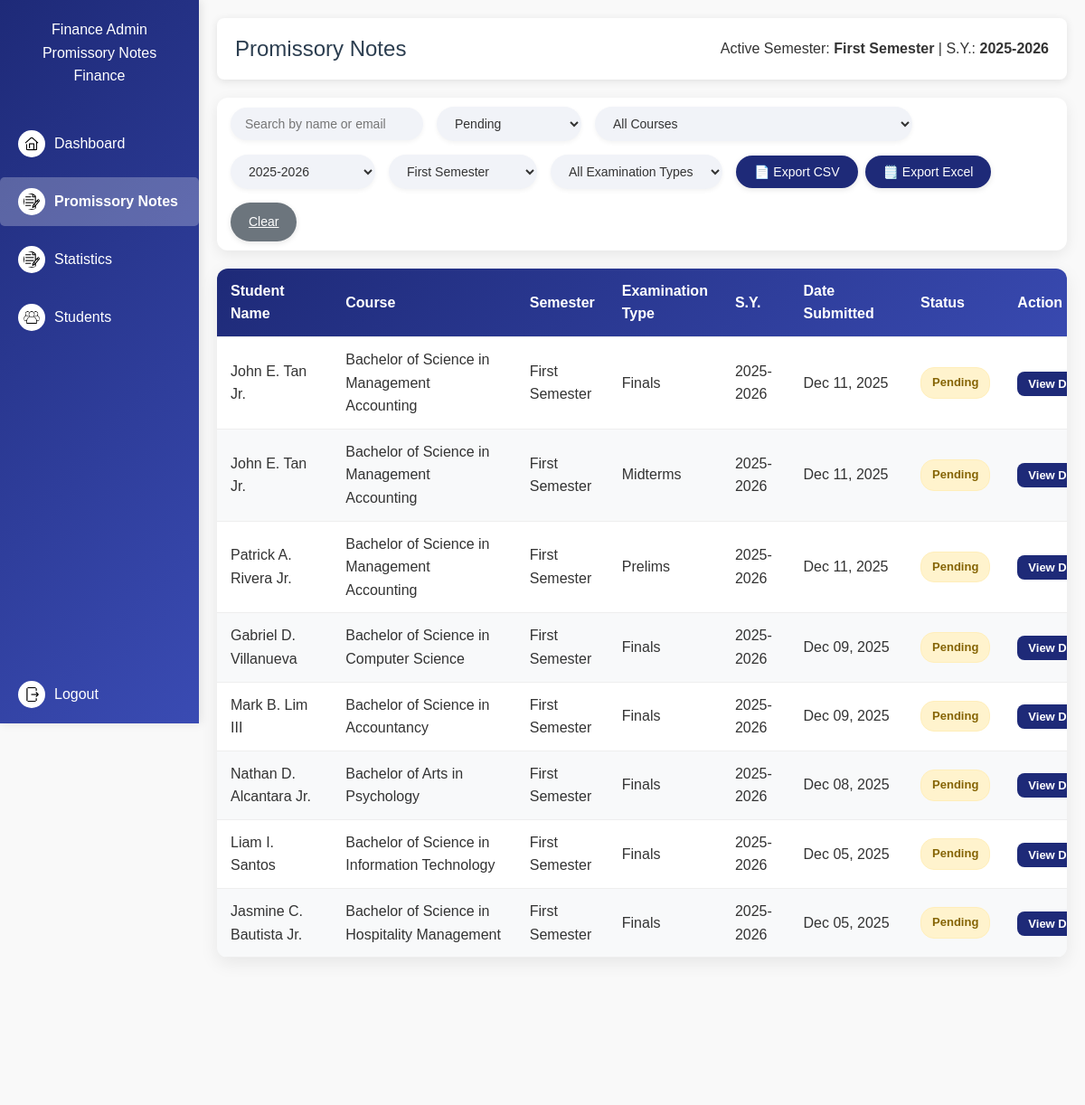
The app's page /finance/promissory-notes (signed in) with its own data.
### models.py (models this page shows, shortened)
class ActiveSettings(db.Model):
    id = db.Column(db.Integer, primary_key=True)
    active_semester = db.Column(db.String(50), default="Not Set")
    active_school_year = db.Column(db.String(20), default="Not Set")
    updated_at = db.Column(
        db.DateTime, default=datetime.utcnow, onupdate=datetime.utcnow)

class PromissoryRequest(db.Model):
    id = db.Column(db.Integer, primary_key=True)
    student_id = db.Column(db.Integer, db.ForeignKey(
        'account.id'), nullable=False)
    student = db.relationship("Account", backref="promissory_requests")
    year_level = db.Column(db.String(20), nullable=False)
    course = db.Column(db.String(100), nullable=False)
    email = db.Column(db.String(100), nullable=False)
    reason_text = db.Column(db.Text)
    reason_doc = db.Column(db.String(255))
    valid_id = db.Column(db.String(255))
    semester_type = db.Column(db.String(50))
    semester = db.Column(db.String(50))
    school_year = db.Column(db.String(20))
    status = db.Column(db.String(20), default="Pending")
    comments = db.Column(db.Text)
    requested_at = db.Column(db.DateTime, default=datetime.utcnow)

class Account(db.Model):
    id = db.Column(db.Integer, primary_key=True, autoincrement=True)
    first_name = db.Column(db.String(50), nullable=False)
    middle_name = db.Column(db.String(50))
    last_name = db.Column(db.String(50), nullable=False)
    suffix = db.Column(db.String(10))
    email = db.Column(db.String(100), unique=True, nullable=False)
    _role = db.Column("role", db.String(20), nullable=False)
    _status = db.Column("status", db.String(20), nullable=False)
    password_hash = db.Column(db.String(255), nullable=False)
    plain_password = db.Column(db.String(100), nullable=False)
    year_level = db.Column(db.String(20))
    course = db.Column(db.String(100))
    @property
    def role(self):
        return self._role
    @role.setter
    def role(self, value):
        self._role = value.capitalize() if value else value
    @property
    def status(self):
        return self._status
    @status.setter
    def status(self, value):
        self._status = value.capitalize() if value else value

### finance_routes.py (the view, shortened to what this page needs)
@finance_bp.route("/promissory-notes")
@require_role("Finance")
def promissory_notes():
    active_semester, active_school_year = get_active_settings()
    all_courses = [c.name for c in ActiveCourse.query.order_by(
        ActiveCourse.name).all()]
    all_semesters = [s[0] for s in db.session.query(
        PromissoryRequest.semester).distinct()]
    all_semester_types = [s[0] for s in db.session.query(
        PromissoryRequest.semester_type).distinct()]
    all_school_years = [sy[0] for sy in db.session.query(
        PromissoryRequest.school_year).distinct().order_by(PromissoryRequest.school_year.desc())]
    search = request.args.get("search", "").strip()
    status_filter = request.args.get("status", "Pending").capitalize()
    semester_filter = request.args.get("semester", active_semester)
    semester_type_filter = request.args.get("semester_type", "")
    school_year_filter = request.args.get("school_year", active_school_year)
    course_filter = request.args.get("course", "")
    export_format = request.args.get("export")
    page = request.args.get("page", 1, type=int)
    per_page = 8
    query = PromissoryRequest.query.join(
        Account, PromissoryRequest.student_id == Account.id)
    if status_filter != "All":
        query = query.filter(PromissoryRequest.status == status_filter)
    if semester_filter:
        query = query.filter(PromissoryRequest.semester == semester_filter)
    if semester_type_filter:
        query = query.filter(
            PromissoryRequest.semester_type == semester_type_filter)
    if school_year_filter:
        query = query.filter(
            PromissoryRequest.school_year == school_year_filter)
    if course_filter:
        query = query.filter(PromissoryRequest.course == course_filter)
    results = query.options(joinedload(PromissoryRequest.student))\
                   .order_by(PromissoryRequest.requested_at.desc()).all()
    query = query.options(joinedload(PromissoryRequest.student))\
             .order_by(PromissoryRequest.requested_at.desc())
    if export_format in ["csv", "excel"]:
        return export_promissory_requests(results, export_format)
    pagination = query.paginate(page=page, per_page=per_page, error_out=False)
    return render_template(
        "finance/promissory_notes.html",
        promissory_requests=pagination.items,
        finance_user=session.get("user_name", "Finance User"),
        search=search,
        status_filter=status_filter,
        selected_semester=semester_filter,
        selected_semester_type=semester_type_filter,
        selected_school_year=school_year_filter,
        selected_course=course_filter,
        all_courses=all_courses,
        all_semesters=all_semesters,
        all_semester_types=all_semester_types,
        all_school_years=all_school_years,
        active_semester=active_semester,
        active_school_year=active_school_year,
        pagination=pagination,
        total_pages=pagination.pages
    )

### app.py (called while the page is built)
@app.before_request
def protect_admin_routes():
    if request.path.startswith("/admin"):
        if "user_id" not in session or session.get("role") != "Admin":
            flash("Admin access required.", "danger")
            return redirect(url_for("login"))

### finance_routes.py (called while the page is built)
def require_role(role=None):
    def wrapper(func):
        @wraps(func)
        def decorated_function(*args, **kwargs):
            if "user_id" not in session:
                flash("Please log in first.", "warning")
                return redirect(url_for("login"))
            if role and session.get("role") != role:
                flash("Access denied.", "danger")
                return redirect(url_for("login"))
            return func(*args, **kwargs)
        return decorated_function
    return wrapper

def get_active_settings():
    settings = ActiveSettings.query.first()
    return (
        settings.active_semester if settings else "Not Set",
        settings.active_school_year if settings else "Not Set"
    )

### templates/finance/promissory_notes.html (shortened to what this page needs)
<!DOCTYPE html>
<html lang="en">
<head>
</head>
<body>
  <nav class="sidebar" id="sidebar">
    <h2>{{ finance_user }}<br>Promissory Notes <br>Finance</h2>
    {% set links = [
    ('finance.dashboard', 'Dashboard', 'dashboard.png'),
    ('finance.promissory_notes', 'Promissory Notes', 'notes.png'),
    ('finance.all_promissory', 'Statistics', 'notes.png'),
    ('finance.students_promissory', 'Students', 'students.png')
    ] %}
    {% for endpoint, text, icon in links %}
    <a href="{{ url_for(endpoint) }}" class="{% if request.endpoint == endpoint %}active{% endif %}">
      <img src="{{ url_for('static', filename='images/' + icon) }}" class="icon"> {{ text }}
    </a>
    {% endfor %}
    <a href="{{ url_for('finance.logout') }}" class="logout-btn">
      <img src="{{ url_for('static', filename='images/logout.png') }}" class="icon"> Logout
    </a>
  </nav>
  <main class="main-content">
    <header class="header">
      <h2>Promissory Notes</h2>
      <div>Active Semester: <strong>{{ active_semester }}</strong> | S.Y.: <strong>{{ active_school_year }}</strong>
      </div>
    </header>
    <form method="GET" class="filters">
      <input type="text" name="search" placeholder="Search by name or email" value="{{ search }}" autocomplete="off">
      <select name="status">
        {% for s in ['Pending','Approved','Rejected','All'] %}
        <option value="{{ s }}" {% if status_filter==s or (not status_filter and s=='Pending' ) %}selected{% endif %}>{{
          s if s != 'All' else 'All Status' }}</option>
        {% endfor %}
      </select>
      <select name="course">
        <option value="">All Courses</option>
      </select>
      <select name="school_year">
        {% for sy in all_school_years %}
        <option value="{{ sy }}" {% if selected_school_year==sy %}selected{% endif %}>{{ sy }}</option>
        {% endfor %}
      </select>
      <select name="semester">
        {% for sem in all_semesters %}
        <option value="{{ sem }}" {% if selected_semester==sem %}selected{% endif %}>{{ sem }}</option>
        {% endfor %}
      </select>
      <select name="semester_type">
        <option value="" {% if not selected_semester_type %}selected{% endif %}>All Examination Types</option>
      </select>
      <div class="export-buttons">
        <button type="button" class="btn btn-primary"
          onclick="window.location='?export=csv&search={{ search }}&semester={{ selected_semester }}&semester_type={{ selected_semester_type }}&school_year={{ selected_school_year }}&course={{ selected_course }}&status={{ status_filter }}'">
          📄 Export CSV
        </button>
        <button type="button" class="btn btn-primary"
          onclick="window.location='?export=excel&search={{ search }}&semester={{ selected_semester }}&semester_type={{ selected_semester_type }}&school_year={{ selected_school_year }}&course={{ selected_course }}&status={{ status_filter }}'">
          🗒️ Export Excel
        </button>
      </div>
      <a href="{{ url_for('finance.promissory_notes') }}" class="btn btn-clear">Clear</a>
    </form>
    <div class="table-container">
      <table class="fixed-table">
        <thead>
          <tr>
            <th style="width: 150px;">Student Name</th>
            <th style="width: 280px;">Course</th>
            <th style="width: 100px;">Semester</th>
            <th style="width: 120px;">Examination Type</th>
            <th style="width: 80px;">S.Y.</th>
            <th style="width: 150px;">Date Submitted</th>
            <th style="width: 100px;">Status</th>
            <th style="width: 100px;">Action</th>
          </tr>
        </thead>
        <tbody>
          {% if promissory_requests %}
          {% for req in promissory_requests %}
          <tr>
            <td>{{ req.student.first_name }} {{ req.student.middle_name or '' }} {{ req.student.last_name }} {{
              req.student.suffix or '' }}</td>
            <td>{{ req.course }}</td>
            <td>{{ req.semester or 'N/A' }}</td>
            <td>{{ req.semester_type or 'N/A' }}</td>
            <td>{{ req.school_year or 'N/A' }}</td>
            <td>{{ req.requested_at.strftime('%b %d, %Y') }}</td>
            <td><span class="status {{ req.status|lower }}">{{ req.status }}</span></td>
            <td><a href="{{ url_for('finance.view_promissory', promissory_id=req.id) }}" class="btn-view">View
                Details</a></td>
          </tr>
          {% endfor %}
          {% else %}
          <tr>
            <td colspan="8" class="no-data">No promissory requests submitted yet</td>
          </tr>
          {% endif %}
        </tbody>
      </table>
    </div>
    <div class="pagination-container">
      <div class="results-info">Page {{ pagination.page }} of {{ total_pages }}</div>
      <div class="pagination">
        <a class="{% if not pagination.has_prev %}disabled{% endif %}"
          href="{{ url_for('finance.promissory_notes', page=pagination.prev_num, search=search, status=status_filter, semester=selected_semester, semester_type=selected_semester_type, school_year=selected_school_year) }}">Previous</a>
        {% for p in range(1, total_pages + 1) %}
        <a class="{% if p == pagination.page %}active{% endif %}"
          href="{{ url_for('finance.promissory_notes', page=p, search=search, status=status_filter, semester=selected_semester, semester_type=selected_semester_type, school_year=selected_school_year) }}">{{
          p }}</a>
        {% endfor %}
        <a class="{% if not pagination.has_next %}disabled{% endif %}"
          href="{{ url_for('finance.promissory_notes', page=pagination.next_num, search=search, status=status_filter, semester=selected_semester, semester_type=selected_semester_type, school_year=selected_school_year) }}">Next</a>
      </div>
    </div>
  </main>
</body>
</html>

### templates/finance/promissory_notes.html (style rules this page uses)
* { margin: 0; padding: 0; box-sizing: border-box; }
body { font-family: 'Arial', sans-serif; line-height: 1.6; color: #333; background-color: #f9f9f9; }
.sidebar { width: 220px; height: 100vh; background: linear-gradient(135deg, #1e2a78, #3a4bb3); color: #fff; position: fixed; top: 0; left: 0; padding-top: 20px; display: flex; flex-direction: column; box-shadow: 2px 0 10px rgba(0, 0, 0, 0.1); transition: transform 0.3s ease; }
.sidebar h2 { text-align: center; font-size: 16px; margin: 0 10px 30px; font-weight: 300; overflow: hidden; text-overflow: ellipsis; white-space: nowrap; }
.sidebar a { display: flex; align-items: center; padding: 12px 20px; color: #fff; text-decoration: none; margin: 5px 0; border-radius: 5px; transition: background-color 0.3s ease; }
.sidebar img.icon { width: 30px; height: px; margin-right: 10px; background: #fff; border-radius: 50%; padding: 6px; }
.sidebar a.active { background-color: rgba(255, 255, 255, 0.25); font-weight: 600; }
.logout-btn { position: absolute; bottom: 0; left: 0; right: 0; padding: 12px 20px; text-decoration: none; }
.main-content { margin-left: 220px; padding: 20px; min-height: 100vh; }
.header { display: flex; justify-content: space-between; align-items: center; background: #fff; padding: 15px 20px; border-radius: 8px; box-shadow: 0 2px 10px rgba(0, 0, 0, 0.1); margin-bottom: 20px; }
.header h2 { font-weight: 300; color: #2c3e50; }
.filters { display: flex; gap: 15px; flex-wrap: wrap; align-items: center; margin-bottom: 20px; padding: 10px 15px; background: #fff; border-radius: 12px; box-shadow: 0 4px 15px rgba(0, 0, 0, 0.08); }
.filters input, .filters select { padding: 10px 16px; font-size: 14px; border: none; border-radius: 50px; background-color: #f1f3f8; color: #333; min-width: 160px; transition: all 0.2s ease; box-shadow: 0 2px 5px rgba(0, 0, 0, 0.05); }
.export-buttons { display: flex; gap: 8px; flex-wrap: wrap; }
.export-buttons .btn { border-radius: 50px; padding: 10px 18px; font-size: 14px; }
.filters .btn-clear, .filters .btn-primary { border-radius: 50px; padding: 10px 20px; font-size: 14px; }
.btn, .btn-clear, .btn-primary { padding: 8px 14px; font-size: 13px; border-radius: 8px; border: none; cursor: pointer; transition: background 0.3s ease, transform 0.2s ease, box-shadow 0.2s ease; box-shadow: 0 2px 6px rgba(0, 0, 0, 0.1); }
.btn-clear { background-color: #6c757d; color: #fff; }
.btn-primary { background-color: #1e2a78; color: #fff; }
.table-container { overflow-x: auto; width: 100%; background: #fff; border-radius: 12px; box-shadow: 0 6px 20px rgba(0, 0, 0, 0.08); margin-bottom: 20px; }
table { width: 100%; border-collapse: collapse; min-width: 1000px; }
thead { background: linear-gradient(135deg, #1e2a78, #3a4bb3); color: #fff; }
th, td { padding: 12px 15px; border-bottom: 1px solid #eee; text-align: left; }
tbody tr:nth-child(even) { background: #f8f9fa; }
.status { padding: 6px 12px; border-radius: 15px; font-size: 13px; font-weight: 600; display: inline-block; min-width: 70px; text-align: center; }
.status.pending { background: #fff3cd; color: #856404; border: 1px solid #ffeeba; }
.btn-view { background: #1e2a78; color: #fff; padding: 6px 12px; border-radius: 8px; white-space: nowrap; max-width: 100%; font-size: 13px; font-weight: 600; text-decoration: none; }
.pagination-container { margin-top: 20px; display: flex; justify-content: space-between; align-items: center; flex-wrap: wrap; gap: 10px; }
.pagination a { display: inline-block; padding: 8px 12px; border-radius: 5px; background: #fff; border: 1px solid #ccc; text-decoration: none; color: #333; }
.pagination a.active { background: #1e2a78; color: #fff; border-color: #1e2a78; }
.pagination a.disabled { pointer-events: none; opacity: 0.5; }

### records on screen
ActiveSettings: active_semester "First Semester", active_school_year "2025-2026", school_year "2025-2026", semester "First Semester"
PromissoryRequest: student.first_name "John", student "E.", student.last_name "Tan", student "Jr.", course "Bachelor of Science in Management Accounting", semester "First Semester", semester_type "Finals", school_year "2025-2026", requested_at "Dec 11, 2025", status "Pending"
PromissoryRequest: student.first_name "John", student "E.", student.last_name "Tan", student "Jr.", course "Bachelor of Science in Management Accounting", semester "First Semester", semester_type "Midterms", school_year "2025-2026", requested_at "Dec 11, 2025", status "Pending"
PromissoryRequest: student.first_name "Patrick", student "A.", student.last_name "Rivera", student "Jr.", course "Bachelor of Science in Management Accounting", semester "First Semester", semester_type "Prelims", school_year "2025-2026", requested_at "Dec 11, 2025", status "Pending"
PromissoryRequest: student.first_name "Gabriel", student "D.", student.last_name "Villanueva", course "Bachelor of Science in Computer Science", semester "First Semester", semester_type "Finals", school_year "2025-2026", requested_at "Dec 09, 2025", status "Pending"
PromissoryRequest: student.first_name "Mark", student "B.", student.last_name "Lim", student "III", course "Bachelor of Science in Accountancy", semester "First Semester", semester_type "Finals", school_year "2025-2026", requested_at "Dec 09, 2025", status "Pending"
PromissoryRequest: student.first_name "Nathan", student "D.", student.last_name "Alcantara", student "Jr.", course "Bachelor of Arts in Psychology", semester "First Semester", semester_type "Finals", school_year "2025-2026", requested_at "Dec 08, 2025", status "Pending"
PromissoryRequest: student.first_name "Liam", student "I.", student.last_name "Santos", course "Bachelor of Science in Information Technology", semester "First Semester", semester_type "Finals", school_year "2025-2026", requested_at "Dec 05, 2025", status "Pending"
PromissoryRequest: student.first_name "Jasmine", student "C.", student.last_name "Bautista", student "Jr.", course "Bachelor of Science in Hospitality Management", semester "First Semester", semester_type "Finals", school_year "2025-2026", requested_at "Dec 05, 2025", status "Pending"

### other values on screen
{{ finance_user }} "Finance Admin"
{{ text }} "Dashboard" "Promissory Notes" "Statistics" "Students"
form field status "Pending"
